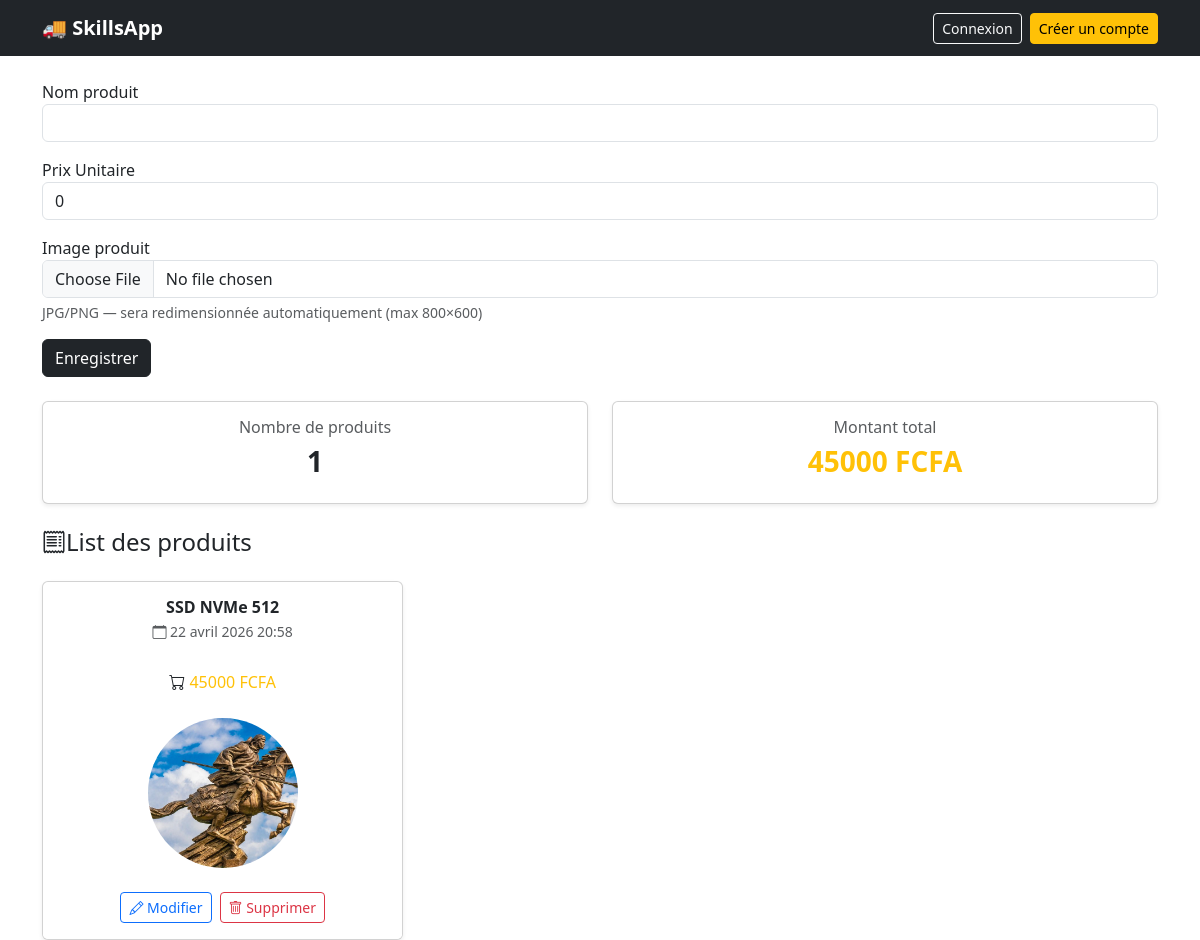
Before: / with the older database file.
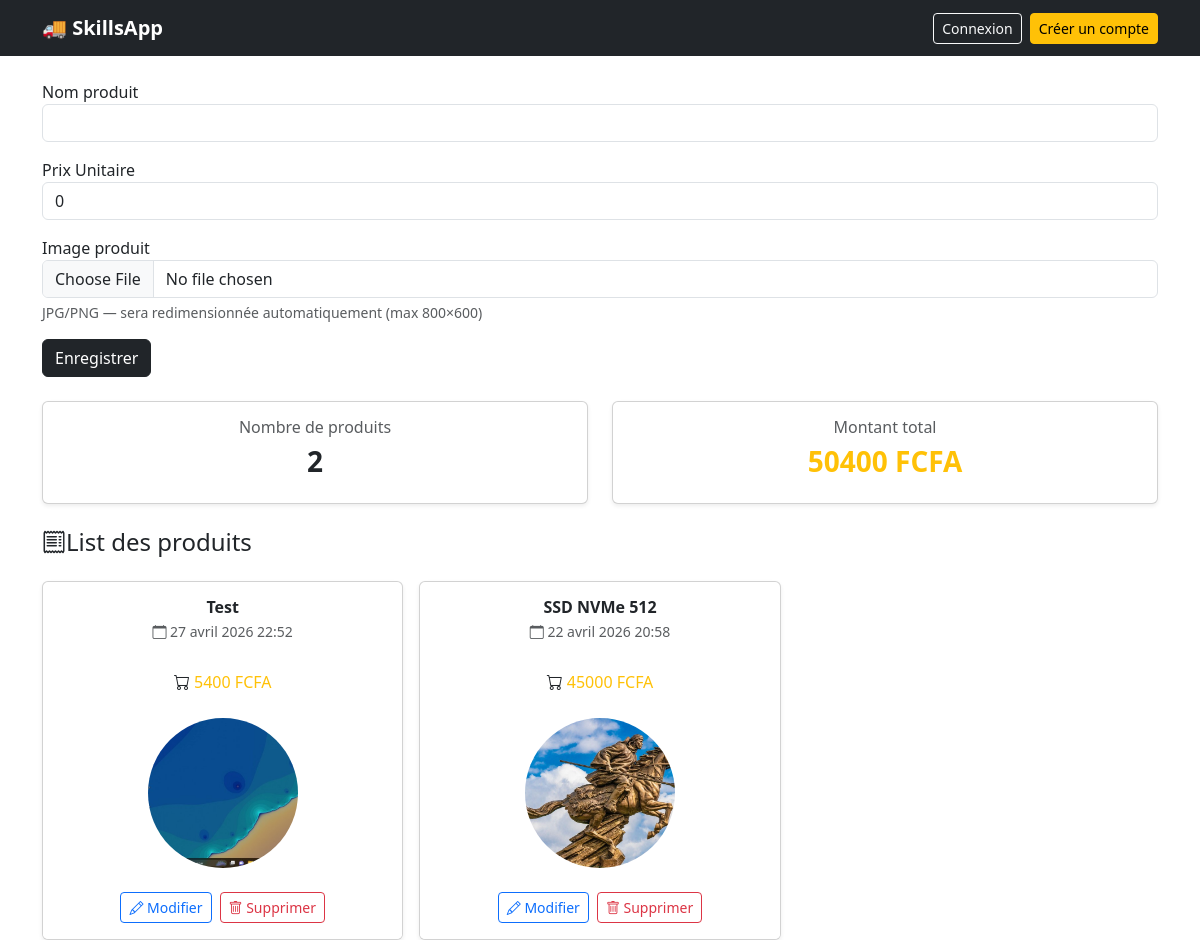
After: the same page with the newer database file.
### eshop/models.py (models this page shows)
class Produits(models.Model):
    id = models.UUIDField(primary_key=True, default=uuid.uuid4, editable=False)
    nom = models.CharField(max_length=255, blank=False, null=False)
    prix = models.DecimalField(max_digits=10, decimal_places=0, default=0, blank=False, null=False)
    image_url = models.ImageField(upload_to=rename_image)
    is_active = models.BooleanField(default=True, auto_created=True)
    date_ajout = models.DateTimeField(auto_now_add=True)
    update_at = models.DateTimeField(auto_now=True)

### eshop/views.py (the view, shortened to what this page needs)
# urls.py: path('', eshop.views.ProduitsView.as_view(), name='produits'),
class ProduitsView(View):
    template_name = 'eshop/produits.html'
    form_class = forms.ProduitsForm
    def get(self, request):
        form = self.form_class()
        produits = models.Produits.objects.filter(is_active=True).order_by('-date_ajout')
        stats = produits.aggregate(
            total_produits=Count('id'),
            montant_total=Sum('prix')
        )
        return render(request, self.template_name, context={
            'form': form,
            'produits': produits,
            'total_produits': stats['total_produits'],
            'montant_total': stats['montant_total'] or 0,
        })

### eshop/forms.py (shortened to what this page needs)
class ProduitsForm(forms.ModelForm):
    class Meta:
        model = Produits
        fields = ['nom', 'prix', 'image_url']
        widgets = {
            'nom':             forms.TextInput(attrs={'class': BS}),
            'prix':         forms.NumberInput(attrs={'class': BS}),
            'image_url':        forms.FileInput(attrs={'class': BS, 'accept': 'image/*'}),
        }

### eshop/templates/eshop/produits.html (shortened to what this page needs)
{% extends "base.html" %}
{% load static %}
{% block content %}
<form method="POST" enctype="multipart/form-data" novalidate>
    <div class="mb-3">
        <label for="nom">Nom produit</label>
        {{ form.nom }}
    </div>
    <div class="mb-3">
        <label for="prenoms">Prix Unitaire</label>
        {{ form.prix }}
    </div>
    <div class="mb-3">
        <label for="telephone">Image produit</label>
        {{ form.image_url }}
        <div class="form-text text-muted">
              JPG/PNG — sera redimensionnée automatiquement (max 800×600)
            </div>
    </div>
    <button type="submit" class="btn btn-dark">
        Enregistrer
    </button>
</form>
<div class="row mb-4 mt-4">
    <div class="col-md-6">
        <div class="card text-center shadow-sm">
            <div class="card-body">
                <h6 class="text-muted">Nombre de produits</h6>
                <h3 class="fw-bold">{{ total_produits }}</h3>
            </div>
        </div>
    </div>
    <div class="col-md-6">
        <div class="card text-center shadow-sm">
            <div class="card-body">
                <h6 class="text-muted">Montant total</h6>
                <h3 class="fw-bold text-warning">{{ montant_total }} FCFA</h3>
            </div>
        </div>
    </div>
</div>
<h4 class="mb-4 mt-4"><i class="bi bi-receipt"></i>List des produits</h4>
<div class="row g-3">
  {% for p in produits %}
  <div class="col-md-4 col-sm-6">
    <div class="card h-100 shadow-sm">
      <div class="card-body text-center">
        <h6 class="fw-bold mb-1">{{ p.nom }}</h6>
        <p class="text-muted small mb-1">
          <i class="bi bi-calendar"></i> {{ p.date_ajout }}
        </p>
      </div>
      <div class="card-footer text-center bg-white border-0 pb-3">
        <i class="bi bi-cart"></i><span class="text-warning"> {{ p.prix }} FCFA </span>
        <br><br>
        <img src="{{ p.image_url.url }}" class="rounded-circle mb-3" style="width:150px;height:150px;object-fit:cover;" alt="ID">
        <div class="d-flex justify-content-center gap-2 mt-2">
            <a href="{% url 'produit_modifier' p.pk %}" class="btn btn-sm btn-outline-primary">
                <i class="bi bi-pencil"></i> Modifier
            </a>
            <form method="POST" action="{% url 'produit_supprimer' p.pk %}"
                onsubmit="return confirm('Supprimer ce produit ?')">
                <button type="submit" class="btn btn-sm btn-outline-danger">
                    <i class="bi bi-trash"></i> Supprimer
                </button>
            </form>
        </div>
      </div>
    </div>
  </div>
  {% empty %}
    <div class="col-12">
      <div class="alert alert-info">Aucune commande active pour le moment.</div>
    </div>
  {% endfor %}
</div>
{% endblock %}

Changed rows visible on the page:
added Produits: nom "Test", date_ajout "27 avril 2026 22:52", prix "5400", image_url (picture)
Other visible differences:
{{ total_produits }}: "1" → "2"
{{ montant_total }}: "45000" → "50400"
